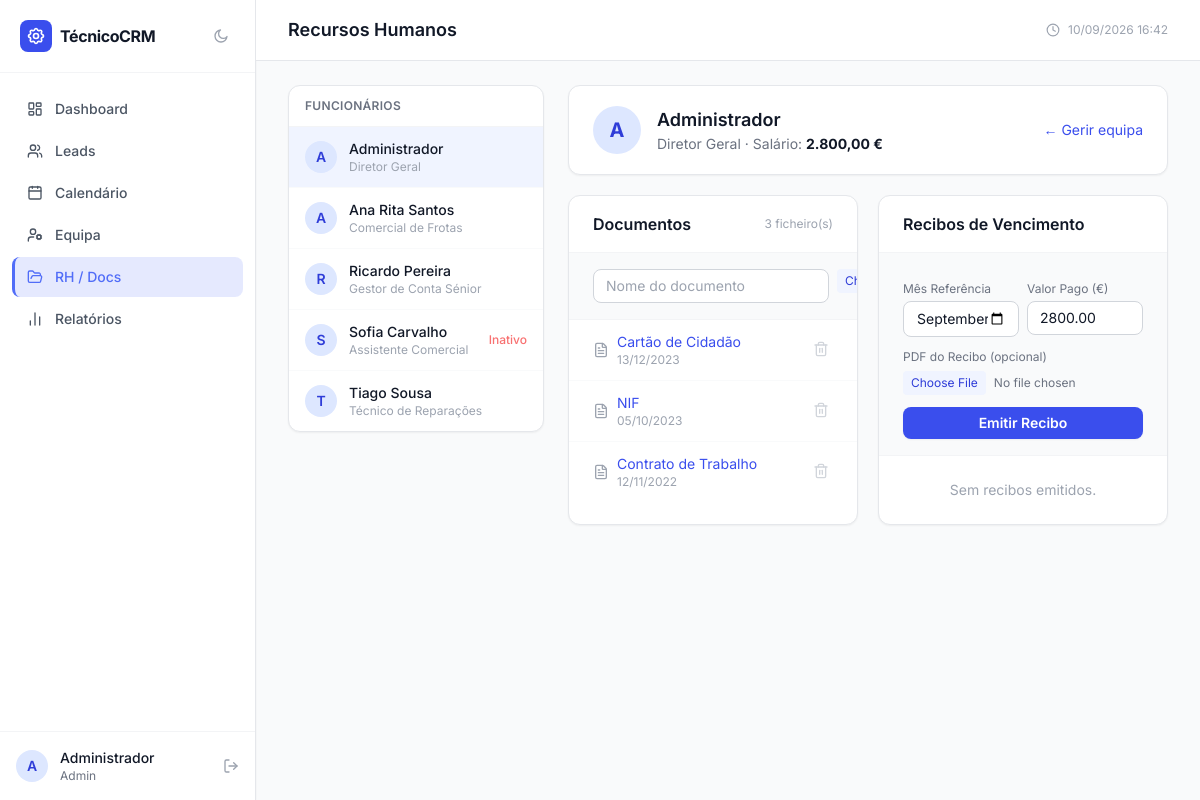
Before: /rh.php?func_id=1 (signed in) with the older database file.
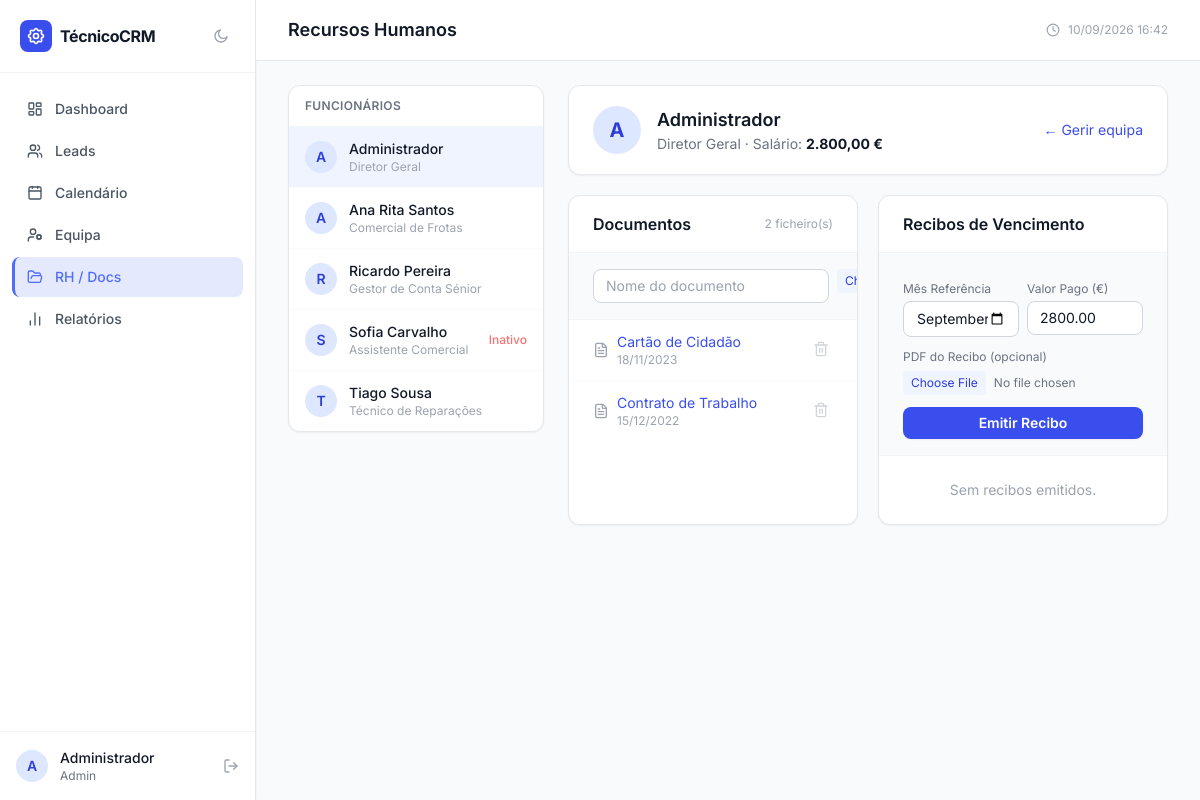
After: the same page with the newer database file.
### tables this page shows
CREATE TABLE `utilizadores` (
  `id` int(10) UNSIGNED NOT NULL,
  `nome` varchar(150) NOT NULL,
  `email` varchar(150) NOT NULL,
  `password` varchar(255) NOT NULL,
  `telefone` varchar(20) DEFAULT NULL,
  `cc` varchar(20) DEFAULT NULL,
  `nif` varchar(20) DEFAULT NULL,
  `morada` text DEFAULT NULL,
  `cargo` varchar(100) DEFAULT NULL,
  `salario_base` decimal(10,2) DEFAULT 0.00,
  `estado` enum('ativo','inativo') NOT NULL DEFAULT 'ativo',
  `role` enum('admin','funcionario') NOT NULL DEFAULT 'funcionario',
  `created_at` datetime NOT NULL DEFAULT current_timestamp()
);

CREATE TABLE `documentos_funcionarios` (
  `id` int(10) UNSIGNED NOT NULL,
  `utilizador_id` int(10) UNSIGNED NOT NULL,
  `nome_documento` varchar(200) NOT NULL,
  `caminho_ficheiro` varchar(500) NOT NULL,
  `data_upload` datetime NOT NULL DEFAULT current_timestamp()
);

### config.php (called while the page is built, shortened)
<?php
function h(string $string): string
{
    return htmlspecialchars($string, ENT_QUOTES | ENT_HTML5, 'UTF-8');
}

### rh.php (the view, shortened to what the changed rows need)
<?php
require_once __DIR__ . '/config.php';
$pdo       = getDB();
$pageTitle = 'Recursos Humanos';
$funcIdParam = (int) ($_GET['func_id'] ?? $_POST['func_id'] ?? 0);
$stmtFunc = $pdo->query(
    "SELECT id, nome, cargo, estado, salario_base FROM utilizadores ORDER BY nome"
);
$funcionarios = $stmtFunc->fetchAll();
$funcSelecionado  = null;
$documentosFunc   = [];
$recibos          = [];
if ($funcIdParam > 0) {
    $stmtF = $pdo->prepare('SELECT * FROM utilizadores WHERE id=:id LIMIT 1');
    $stmtF->execute([':id' => $funcIdParam]);
    $funcSelecionado = $stmtF->fetch();
    if ($funcSelecionado) {
        $stmtDocs = $pdo->prepare(
            'SELECT * FROM documentos_funcionarios WHERE utilizador_id=:uid ORDER BY data_upload DESC'
        );
        $stmtDocs->execute([':uid' => $funcIdParam]);
        $documentosFunc = $stmtDocs->fetchAll();
        $stmtRec = $pdo->prepare(
            'SELECT * FROM recibos_vencimento WHERE utilizador_id=:uid ORDER BY mes_referencia DESC'
        );
        $stmtRec->execute([':uid' => $funcIdParam]);
        $recibos = $stmtRec->fetchAll();
    }
}
include __DIR__ . '/includes/header.php';
?>
<div class="flex gap-6">
    <div class="w-64 flex-shrink-0">
        <div class="bg-white dark:bg-slate-900 rounded-xl border border-gray-200 dark:border-slate-800 overflow-hidden shadow-sm">
            <div class="divide-y divide-gray-50 dark:divide-slate-800">
                <?php foreach ($funcionarios as $f): ?>
                <a href="rh.php?func_id=<?= $f['id'] ?>"
                   class="flex items-center gap-3 px-4 py-3 hover:bg-gray-50 dark:hover:bg-slate-800/50 transition <?= $funcIdParam === $f['id'] ? 'bg-brand-50 dark:bg-brand-950/30' : '' ?>">
                    <div class="w-8 h-8 rounded-full bg-brand-100 dark:bg-brand-900/40 flex items-center justify-center text-brand-700 dark:text-brand-400 font-semibold text-sm flex-shrink-0">
                        <?= strtoupper(substr($f['nome'], 0, 1)) ?>
                    </div>
                    <div class="flex-1 min-w-0">
                        <p class="text-sm font-medium text-gray-900 dark:text-slate-100 truncate <?= $funcIdParam === $f['id'] ? 'text-brand-700 dark:text-brand-400' : '' ?>">
                            <?= h($f['nome']) ?>
                        </p>
                        <p class="text-xs text-gray-400 dark:text-slate-500 truncate"><?= h($f['cargo'] ?: '—') ?></p>
                    </div>
                    <?php if ($f['estado'] === 'inativo'): ?>
                    <span class="text-xs text-red-400 font-medium">Inativo</span>
                    <?php endif; ?>
                </a>
                <?php endforeach; ?>
            </div>
        </div>
    </div>
    <div class="flex-1">
        <?php if (!$funcSelecionado): ?>
        <div class="bg-white dark:bg-slate-900 rounded-xl border border-gray-200 dark:border-slate-800 py-20 text-center text-gray-400 dark:text-slate-500 shadow-sm">
            <i data-lucide="folder-open" class="w-12 h-12 mx-auto mb-3 text-gray-200 dark:text-slate-800"></i>
            <p class="text-sm">Seleciona um funcionário para ver os documentos e recibos.</p>
        </div>
        <?php else: ?>
        <div class="bg-white dark:bg-slate-900 rounded-xl border border-gray-200 dark:border-slate-800 px-6 py-5 flex items-center justify-between mb-5 shadow-sm">
            <div class="flex items-center gap-4">
                <div class="w-12 h-12 rounded-full bg-brand-100 dark:bg-brand-900/40 flex items-center justify-center text-brand-700 dark:text-brand-400 font-bold text-xl">
                    <?= strtoupper(substr($funcSelecionado['nome'], 0, 1)) ?>
                </div>
                <div>
                    <h2 class="font-semibold text-gray-900 dark:text-slate-100 text-lg"><?= h($funcSelecionado['nome']) ?></h2>
                    <p class="text-sm text-gray-500 dark:text-slate-400"><?= h($funcSelecionado['cargo'] ?: 'Sem cargo') ?>
                        · Salário: <strong class="text-gray-900 dark:text-slate-200"><?= number_format($funcSelecionado['salario_base'], 2, ',', '.') ?> €</strong>
                    </p>
                </div>
            </div>
            <a href="funcionarios.php" class="text-sm text-brand-600 dark:text-brand-400 hover:underline">← Gerir equipa</a>
        </div>
        <div class="grid grid-cols-1 lg:grid-cols-2 gap-5">
            <div class="bg-white dark:bg-slate-900 rounded-xl border border-gray-200 dark:border-slate-800 overflow-hidden shadow-sm">
                <div class="px-6 py-4 border-b border-gray-100 dark:border-slate-800 flex items-center justify-between">
                    <h3 class="font-semibold text-gray-900 dark:text-slate-100">Documentos</h3>
                    <span class="text-xs text-gray-400 dark:text-slate-500"><?= count($documentosFunc) ?> ficheiro(s)</span>
                </div>
                <form method="POST" action="rh.php" enctype="multipart/form-data" class="px-6 py-4 border-b border-gray-100 dark:border-slate-800 bg-gray-50 dark:bg-slate-900/50">
                    <div class="flex gap-2">
                        <input type="text" name="nome_documento" placeholder="Nome do documento" required
                               class="flex-1 px-3 py-1.5 text-sm bg-white dark:bg-slate-800 border border-gray-300 dark:border-slate-700 rounded-lg text-gray-900 dark:text-slate-100 placeholder-gray-400 focus:ring-2 focus:ring-brand-500 focus:border-brand-500 outline-none">
                        <input type="file" name="ficheiro" accept=".pdf,.jpg,.png" required
                               class="text-xs text-gray-500 dark:text-slate-400 file:mr-2 file:py-1 file:px-2 file:rounded file:border-0 file:text-xs file:bg-brand-50 dark:file:bg-brand-950/50 file:text-brand-700 dark:file:text-brand-400">
                    </div>
                </form>
                <div class="divide-y divide-gray-50 dark:divide-slate-800 max-h-64 overflow-y-auto">
                    <?php if (empty($documentosFunc)): ?>
                        <p class="px-6 py-6 text-center text-sm text-gray-400 dark:text-slate-500">Sem documentos.</p>
                    <?php else: foreach ($documentosFunc as $doc): ?>
                    <div class="px-6 py-3 flex items-center justify-between hover:bg-gray-50 dark:hover:bg-slate-800/40 transition">
                        <div class="flex items-center gap-2 flex-1 min-w-0">
                            <i data-lucide="file-text" class="w-4 h-4 text-gray-400 dark:text-slate-500 flex-shrink-0"></i>
                            <div class="min-w-0">
                                <a href="<?= APP_URL ?>/<?= h($doc['caminho_ficheiro']) ?>" target="_blank"
                                   class="text-sm text-brand-600 dark:text-brand-400 hover:underline truncate block"><?= h($doc['nome_documento']) ?></a>
                                <p class="text-xs text-gray-400 dark:text-slate-500"><?= date('d/m/Y', strtotime($doc['data_upload'])) ?></p>
                            </div>
                        </div>
                        <form method="POST" action="rh.php" onsubmit="return confirm('Remover este documento?')">
                            <button type="submit" class="p-1 text-gray-300 dark:text-slate-600 hover:text-red-500 dark:hover:text-red-400 transition">
                                <i data-lucide="trash-2" class="w-4 h-4"></i>
                            </button>
                        </form>
                    </div>
                    <?php endforeach; endif; ?>
                </div>
            </div>
            <div class="bg-white dark:bg-slate-900 rounded-xl border border-gray-200 dark:border-slate-800 overflow-hidden shadow-sm">
                <div class="px-6 py-4 border-b border-gray-100 dark:border-slate-800">
                    <h3 class="font-semibold text-gray-900 dark:text-slate-100">Recibos de Vencimento</h3>
                </div>
                <form method="POST" action="rh.php" enctype="multipart/form-data" class="px-6 py-4 border-b border-gray-100 dark:border-slate-800 bg-gray-50 dark:bg-slate-900/50 space-y-3">
                    <div class="grid grid-cols-2 gap-2">
                        <div>
                            <label class="block text-xs text-gray-500 dark:text-slate-400 mb-1">Mês Referência</label>
                            <input type="month" name="mes_referencia" value="<?= date('Y-m') ?>" required
                                   class="w-full px-3 py-1.5 text-sm bg-white dark:bg-slate-800 border border-gray-300 dark:border-slate-700 rounded-lg text-gray-900 dark:text-slate-100 focus:ring-2 focus:ring-brand-500 focus:border-brand-500 outline-none">
                        </div>
                        <div>
                            <label class="block text-xs text-gray-500 dark:text-slate-400 mb-1">Valor Pago (€)</label>
                            <input type="number" name="valor_pago" step="0.01" min="0.01"
                                   value="<?= $funcSelecionado['salario_base'] ?>" required
                                   class="w-full px-3 py-1.5 text-sm bg-white dark:bg-slate-800 border border-gray-300 dark:border-slate-700 rounded-lg text-gray-900 dark:text-slate-100 focus:ring-2 focus:ring-brand-500 focus:border-brand-500 outline-none">
                        </div>
                    </div>
                    <div>
                        <label class="block text-xs text-gray-500 dark:text-slate-400 mb-1">PDF do Recibo (opcional)</label>
                        <input type="file" name="ficheiro_pdf" accept=".pdf"
                               class="w-full text-xs text-gray-500 dark:text-slate-400 file:mr-2 file:py-1 file:px-2 file:rounded file:border-0 file:text-xs file:bg-brand-50 dark:file:bg-brand-950/50 file:text-brand-700 dark:file:text-brand-400">
                    </div>
                    <button type="submit" class="w-full py-1.5 bg-brand-600 dark:bg-brand-700 text-white text-sm font-semibold rounded-lg hover:bg-brand-700 dark:hover:bg-brand-600 transition shadow-sm">
                        Emitir Recibo
                    </button>
                </form>
                <div class="divide-y divide-gray-50 dark:divide-slate-800 max-h-64 overflow-y-auto">
                    <?php if (empty($recibos)): ?>
                        <p class="px-6 py-6 text-center text-sm text-gray-400 dark:text-slate-500">Sem recibos emitidos.</p>
                    <?php else: foreach ($recibos as $r): ?>
                    <div class="px-6 py-3 flex items-center justify-between hover:bg-gray-50 dark:hover:bg-slate-800/40 transition">
                        <div>
                            <p class="text-sm font-medium text-gray-900 dark:text-slate-100"><?= h($r['mes_referencia']) ?></p>
                            <p class="text-xs text-gray-400 dark:text-slate-500">
                                <?= number_format($r['valor_pago'], 2, ',', '.') ?> €
                                · <?= date('d/m/Y', strtotime($r['data_emissao'])) ?>
                            </p>
                        </div>
                        <?php if ($r['ficheiro_pdf']): ?>
                        <a href="<?= APP_URL ?>/<?= h($r['ficheiro_pdf']) ?>" target="_blank"
                           class="text-xs text-brand-600 dark:text-brand-400 hover:underline flex items-center gap-1 font-medium">
                            <i data-lucide="download" class="w-3.5 h-3.5"></i> PDF
                        </a>
                        <?php else: ?>
                        <span class="text-xs text-gray-400 dark:text-slate-600">Sem PDF</span>
                        <?php endif; ?>
                    </div>
                    <?php endforeach; endif; ?>
                </div>
            </div>
        </div>
        <?php endif;  ?>
    </div>
</div>
<?php include __DIR__ . '/includes/footer.php'; ?>

### header.php (shortened to what the changed rows need)
<?php
$pageTitle = $pageTitle ?? APP_NAME;
?>
<!DOCTYPE html>
<html lang="pt" class="h-full">
<head>
    <script src="https://cdn.tailwindcss.com"></script>
</head>
<body class="h-full bg-gray-50 dark:bg-gray-950 text-gray-800 dark:text-gray-100">
<div class="flex h-screen overflow-hidden">
    <aside class="w-64 bg-white dark:bg-gray-900 border-r border-gray-200 dark:border-gray-800 flex flex-col shadow-sm flex-shrink-0">
        <nav class="flex-1 px-3 py-4 space-y-0.5 overflow-y-auto">
            <?php
            $currentPage = basename($_SERVER['PHP_SELF']);
            $menuItems = [
                ['href' => 'dashboard.php',  'label' => 'Dashboard',   'icon' => 'layout-dashboard', 'pages' => ['dashboard.php']],
                ['href' => 'leads.php',      'label' => 'Leads',       'icon' => 'users',             'pages' => ['leads.php']],
                ['href' => 'calendario.php', 'label' => 'Calendário',  'icon' => 'calendar',          'pages' => ['calendario.php']],
            ];
            if (hasRole('admin')) {
                $menuItems[] = ['href' => 'funcionarios.php', 'label' => 'Equipa',     'icon' => 'user-cog',    'pages' => ['funcionarios.php']];
                $menuItems[] = ['href' => 'rh.php',           'label' => 'RH / Docs',  'icon' => 'folder-open', 'pages' => ['rh.php']];
                $menuItems[] = ['href' => 'relatorios.php',   'label' => 'Relatórios', 'icon' => 'bar-chart-2', 'pages' => ['relatorios.php']];
            }
            foreach ($menuItems as $item):
                $active = in_array($currentPage, $item['pages']) ? 'active' : '';
            ?>
            <a href="<?= APP_URL ?>/<?= $item['href'] ?>"
               class="sidebar-link flex items-center gap-3 px-3 py-2.5 rounded-lg text-sm font-medium
                      text-gray-600 dark:text-gray-400
                      hover:bg-gray-50 dark:hover:bg-gray-800
                      hover:text-gray-900 dark:hover:text-white
                      transition-colors <?= $active ?>">
                <i data-lucide="<?= $item['icon'] ?>" class="w-4 h-4 flex-shrink-0"></i>
                <?= $item['label'] ?>
            </a>
            <?php endforeach; ?>
        </nav>
    </aside>
    <main class="flex-1 overflow-y-auto">
        <header class="bg-white dark:bg-gray-900 border-b border-gray-200 dark:border-gray-800 px-8 py-4 flex items-center justify-between sticky top-0 z-10">
            <h1 class="text-lg font-semibold text-gray-900 dark:text-white"><?= h($pageTitle) ?></h1>
        </header>
        <div class="px-8 py-6">

Changed rows visible on the page:
no longer on this page (row edited): documentos_funcionarios: nome_documento "NIF", data_upload "05/10/2023"
changed documentos_funcionarios "Cartão de Cidadão": data_upload "13/12/2023" → "18/11/2023"
changed documentos_funcionarios "Contrato de Trabalho": data_upload "12/11/2022" → "15/12/2022"
Other visible differences:
count($documentosFunc): "3" → "2"
